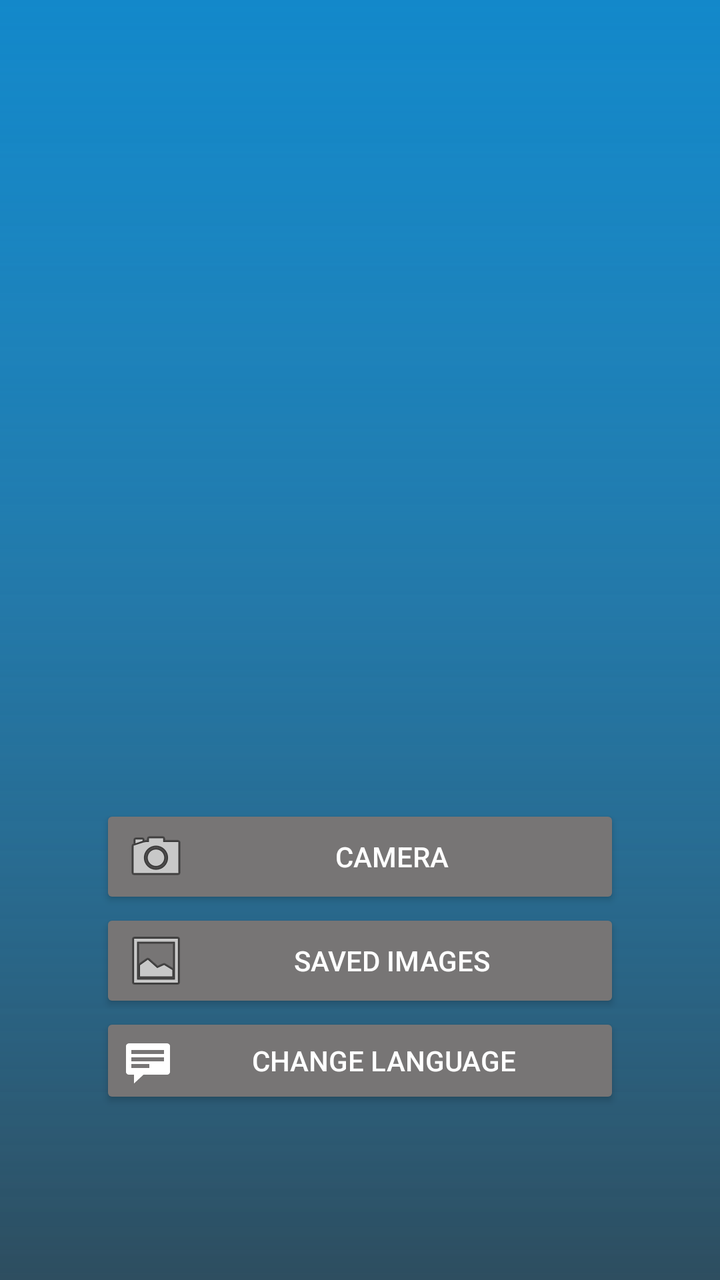
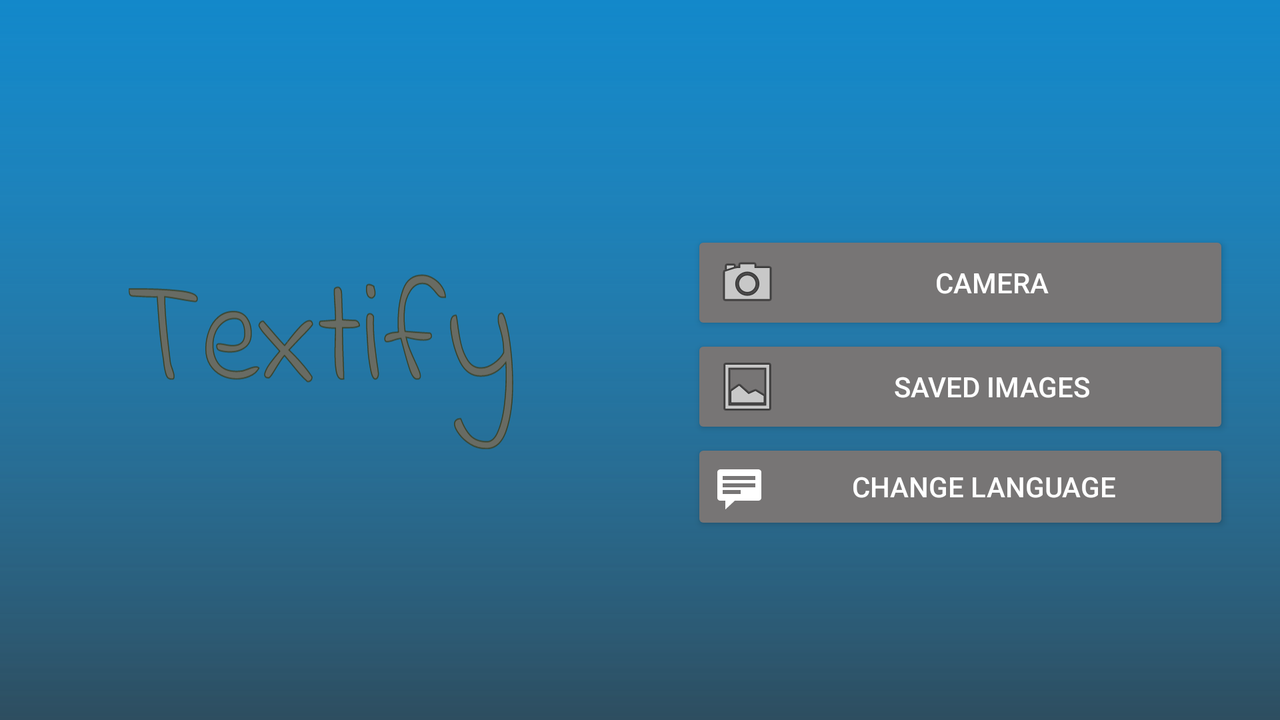

First picture: res/layout/ on a phone held upright. Second picture: the repository's own variant of that layout, on a device whose configuration matches the variant's folder. Source for both follows.
<!-- AndroidManifest.xml: activity theme Theme.NoActionBar -->
<!-- res/layout/activity_main.xml -->
<?xml version="1.0" encoding="utf-8"?>
<androidx.constraintlayout.widget.ConstraintLayout xmlns:android="http://schemas.android.com/apk/res/android"
    xmlns:app="http://schemas.android.com/apk/res-auto"
    xmlns:tools="http://schemas.android.com/tools"
    android:layout_width="match_parent"
    android:layout_height="match_parent"
    android:background="@drawable/ic_launcher_background"
    android:foreground="@drawable/ic_launcher_foreground"
    tools:context=".MainActivity">


    <androidx.constraintlayout.widget.Guideline
        android:id="@+id/guideline4"
        android:layout_width="wrap_content"
        android:layout_height="wrap_content"
        android:orientation="horizontal"
        app:layout_constraintGuide_percent="0.5" />


    <LinearLayout
        android:layout_width="match_parent"
        android:layout_height="wrap_content"
        android:layout_marginStart="50dp"
        android:layout_marginEnd="50dp"
        android:autofillHints="@string/change_language"
        android:orientation="vertical"
        app:layout_constraintBottom_toBottomOf="parent"
        app:layout_constraintEnd_toEndOf="parent"
        app:layout_constraintStart_toStartOf="parent"
        app:layout_constraintTop_toTopOf="@+id/guideline4"
        app:layout_constraintVertical_bias="0.49">


        <Button
            android:id="@+id/use_camera"
            android:layout_width="match_parent"
            android:layout_height="match_parent"
            android:backgroundTint="#777575"
            android:drawableStart="@android:drawable/ic_menu_camera"
            android:text="@string/camera"
            android:textAlignment="center"
            app:layout_constraintTop_toTopOf="@+id/guideline4" />

        <Button
            android:id="@+id/use_saved_images"
            android:layout_width="match_parent"
            android:layout_height="match_parent"
            android:backgroundTint="#777575"
            android:drawableStart="@android:drawable/ic_menu_gallery"
            android:text="@string/use_saved_images"
            app:layout_constraintTop_toBottomOf="@+id/use_camera" />

        <Button
            android:id="@+id/change_language"
            android:layout_width="match_parent"
            android:layout_height="match_parent"
            android:drawableStart="@android:drawable/stat_notify_chat"
            android:backgroundTint="#777575"
            android:text="@string/change_language" />

    </LinearLayout>
</androidx.constraintlayout.widget.ConstraintLayout>
<!-- resources referenced by this layout -->
<resources>
  <!-- drawable ic_launcher_background (drawable) -->
  <vector xmlns:android="http://schemas.android.com/apk/res/android"
      xmlns:aapt="http://schemas.android.com/aapt"
      android:width="108dp"
      android:height="108dp"
      android:viewportWidth="108"
      android:viewportHeight="108">
    <group android:scaleX="1.5"
        android:scaleY="1.5"
        android:translateX="-27"
        android:translateY="-27">
      <path
          android:pathData="M0,0h108v108h-108z">
        <aapt:attr name="android:fillColor">
          <gradient 
              android:startX="54"
              android:startY="0"
              android:endX="54"
              android:endY="108"
              android:type="linear">
            <item android:offset="0" android:color="#FF519CC6"/>
            <item android:offset="1" android:color="#00616E75"/>
          </gradient>
        </aapt:attr>
      </path>
      <path
          android:pathData="M0,0h108v108h-108z">
        <aapt:attr name="android:fillColor">
          <gradient 
              android:startX="54"
              android:startY="0"
              android:endX="54"
              android:endY="108"
              android:type="linear">
            <item android:offset="0" android:color="#FF0788D0"/>
            <item android:offset="1" android:color="#00519CC6"/>
          </gradient>
        </aapt:attr>
      </path>
    </group>
  </vector>
  <!-- drawable ic_launcher_foreground: vector/xml drawable (drawable, 111063 chars, omitted) -->
  <string name="camera">Camera</string>
  <string name="change_language">Change Language</string>
  <string name="use_saved_images">Saved Images</string>
  <style name="Theme.NoActionBar" parent="Theme.AppCompat.NoActionBar">
          <item name="android:windowFullscreen">true</item>
          <item name="android:windowAnimationStyle">@style/CustomActivityAnimations</item>
      </style>
  <style name="CustomActivityAnimations" parent="@android:style/Animation.Activity">
          <item name="android:activityOpenEnterAnimation">
              @anim/slide_in_right</item>
          <item name="android:activityOpenExitAnimation">
              @anim/slide_out_left</item>
          <item name="android:activityCloseEnterAnimation">
              @anim/slide_in_left</item>
          <item name="android:activityCloseExitAnimation">
              @anim/slide_out_right</item>
      </style>
</resources>
<!-- res/layout-land/activity_main.xml (the repository's variant of the layout above) -->
<!-- drawn on the phone turned sideways -->
<?xml version="1.0" encoding="utf-8"?>
<androidx.constraintlayout.widget.ConstraintLayout xmlns:android="http://schemas.android.com/apk/res/android"
    xmlns:app="http://schemas.android.com/apk/res-auto"
    xmlns:tools="http://schemas.android.com/tools"
    android:layout_width="match_parent"
    android:layout_height="match_parent"
    android:background="@drawable/ic_launcher_background"
    tools:context=".MainActivity">


    <ImageView
        android:layout_width="361dp"
        android:layout_height="412dp"
        app:layout_constraintBottom_toBottomOf="parent"
        app:layout_constraintEnd_toStartOf="@+id/guideline4"
        app:layout_constraintStart_toStartOf="parent"
        app:layout_constraintTop_toTopOf="parent"
        app:srcCompat="@drawable/ic_launcher_foreground" />

    <androidx.constraintlayout.widget.Guideline
        android:id="@+id/guideline4"
        android:layout_width="wrap_content"
        android:layout_height="wrap_content"
        android:orientation="vertical"
        app:layout_constraintGuide_percent="0.5" />


    <LinearLayout
        android:id="@+id/linearLayout"
        android:layout_width="269dp"
        android:layout_height="154dp"
        android:autofillHints="@string/change_language"
        android:orientation="vertical"
        app:layout_constraintBottom_toBottomOf="parent"
        app:layout_constraintEnd_toEndOf="parent"
        app:layout_constraintStart_toStartOf="@+id/guideline4"
        app:layout_constraintTop_toTopOf="parent"
        app:layout_constraintVertical_bias="0.56">


        <Button
            android:id="@+id/use_camera"
            android:layout_width="match_parent"
            android:layout_height="wrap_content"
            android:backgroundTint="#777575"
            android:drawableStart="@android:drawable/ic_menu_camera"
            android:text="@string/camera"
            android:textAlignment="center"
            app:layout_constraintTop_toTopOf="@+id/guideline4" />

        <Button
            android:id="@+id/use_saved_images"
            android:layout_width="match_parent"
            android:layout_height="wrap_content"
            android:backgroundTint="#777575"
            android:drawableStart="@android:drawable/ic_menu_gallery"
            android:text="@string/use_saved_images"
            app:layout_constraintTop_toBottomOf="@+id/use_camera" />

        <Button
            android:id="@+id/change_language"
            android:layout_width="match_parent"
            android:layout_height="wrap_content"
            android:backgroundTint="#777575"
            android:drawableStart="@android:drawable/stat_notify_chat"
            android:text="@string/change_language" />

    </LinearLayout>
</androidx.constraintlayout.widget.ConstraintLayout>
